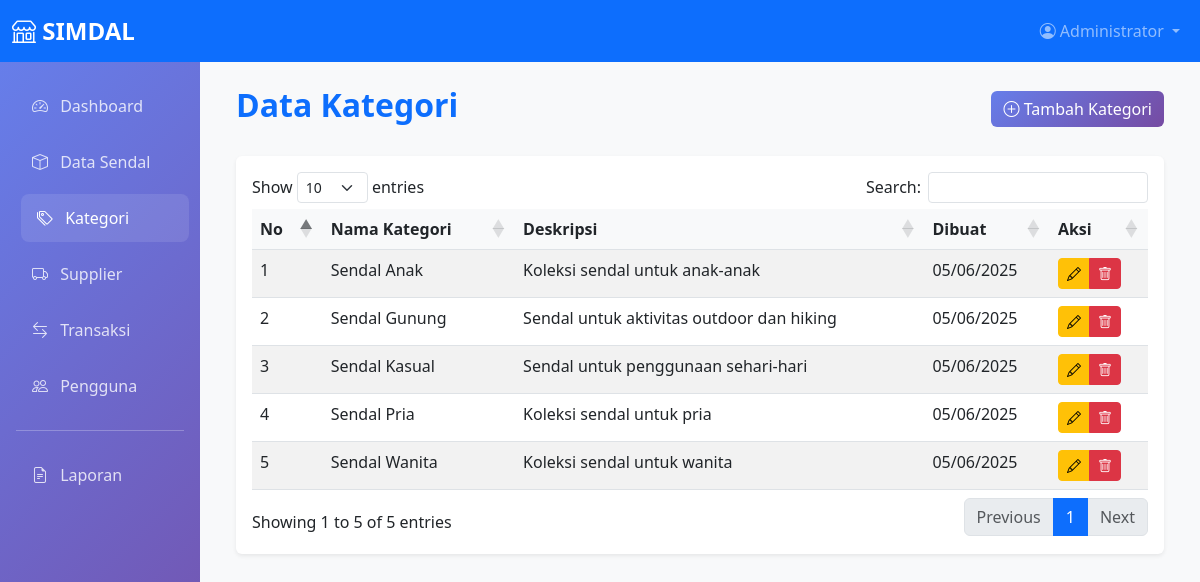
The page /pages/kategori/index.php (signed in) on the database its author committed.
### tables this page shows
CREATE TABLE kategori (
    id_kategori INT PRIMARY KEY AUTO_INCREMENT,
    nama_kategori VARCHAR(50) NOT NULL,
    deskripsi TEXT,
    created_at TIMESTAMP DEFAULT CURRENT_TIMESTAMP,
    updated_at TIMESTAMP DEFAULT CURRENT_TIMESTAMP ON UPDATE CURRENT_TIMESTAMP
);

### pages/kategori/index.php (the view, shortened to what this page needs)
<?php
require_once '../../config/koneksi.php';
$stmt = $pdo->query("SELECT * FROM kategori ORDER BY nama_kategori ASC");
$kategori = $stmt->fetchAll();
include '../../includes/header.php';
include '../../includes/navbar.php';
?>
<div class="container-fluid">
    <div class="row">
        <?php include '../../includes/sidebar.php'; ?>
        <div class="col-md-9 col-lg-10">
            <div class="content-wrapper p-4">
                <div class="d-flex justify-content-between align-items-center mb-4">
                    <h2 class="fw-bold text-primary">Data Kategori</h2>
                    <a href="tambah.php" class="btn btn-primary">
                        <i class="bi bi-plus-circle"></i> Tambah Kategori
                    </a>
                </div>
                <div class="card">
                    <div class="card-body">
                        <div class="table-responsive">
                            <table class="table table-striped table-hover table-data">
                                <thead>
                                    <tr>
                                        <th>No</th>
                                        <th>Nama Kategori</th>
                                        <th>Deskripsi</th>
                                        <th>Dibuat</th>
                                        <th>Aksi</th>
                                    </tr>
                                </thead>
                                <tbody>
                                    <?php foreach ($kategori as $index => $item): ?>
                                    <tr>
                                        <td><?php echo $index + 1; ?></td>
                                        <td><?php echo $item['nama_kategori']; ?></td>
                                        <td><?php echo $item['deskripsi'] ?: '-'; ?></td>
                                        <td><?php echo date('d/m/Y', strtotime($item['created_at'])); ?></td>
                                        <td>
                                            <div class="btn-group" role="group">
                                                <a href="edit.php?id=<?php echo $item['id_kategori']; ?>" class="btn btn-sm btn-warning">
                                                    <i class="bi bi-pencil"></i>
                                                </a>
                                                <button onclick="confirmDelete('../../actions/kategori/hapus.php?id=<?php echo $item['id_kategori']; ?>')" class="btn btn-sm btn-danger">
                                                    <i class="bi bi-trash"></i>
                                                </button>
                                            </div>
                                        </td>
                                    </tr>
                                    <?php endforeach; ?>
                                </tbody>
                            </table>
                        </div>
                    </div>
                </div>
            </div>
        </div>
    </div>
</div>
<?php include '../../includes/footer.php'; ?>

### includes/header.php (shortened to what this page needs)
<!DOCTYPE html>
<html lang="id">
<head>
    <link href="https://cdn.jsdelivr.net/npm/bootstrap@5.3.0/dist/css/bootstrap.min.css" rel="stylesheet">
    <link rel="stylesheet" href="https://cdn.jsdelivr.net/npm/bootstrap-icons@1.10.0/font/bootstrap-icons.css">
    <link rel="stylesheet" href="https://cdn.datatables.net/1.13.4/css/dataTables.bootstrap5.min.css">
</head>
<body class="bg-light">

### includes/navbar.php (shortened to what this page needs)
<nav class="navbar navbar-expand-lg navbar-dark bg-primary sticky-top">
    <div class="container-fluid">
        <a class="navbar-brand" href="dashboard.php">
            <i class="bi bi-shop"></i> SIMDAL
        </a>
        <div class="collapse navbar-collapse" id="navbarNav">
            <ul class="navbar-nav ms-auto">
                <li class="nav-item dropdown">
                    <a class="nav-link dropdown-toggle" href="#" role="button" data-bs-toggle="dropdown">
                        <i class="bi bi-person-circle"></i> <?php echo $_SESSION['nama_lengkap']; ?>
                    </a>
                </li>
            </ul>
        </div>
    </div>
</nav>

### includes/sidebar.php
<div class="col-md-3 col-lg-2 px-0">
    <div class="sidebar d-flex flex-column p-3">
        <ul class="nav nav-pills flex-column mb-auto">
            <li class="nav-item">
                <a href="dashboard.php" class="nav-link <?php echo basename($_SERVER['PHP_SELF']) == 'dashboard.php' ? 'active' : ''; ?>">
                    <i class="bi bi-speedometer2"></i> Dashboard
                </a>
            </li>
            <li class="nav-item">
                <a href="sendal/" class="nav-link <?php echo strpos($_SERVER['REQUEST_URI'], '/sendal/') !== false ? 'active' : ''; ?>">
                    <i class="bi bi-box"></i> Data Sendal
                </a>
            </li>
            <li class="nav-item">
                <a href="kategori/" class="nav-link <?php echo strpos($_SERVER['REQUEST_URI'], '/kategori/') !== false ? 'active' : ''; ?>">
                    <i class="bi bi-tags"></i> Kategori
                </a>
            </li>
            <li class="nav-item">
                <a href="supplier/" class="nav-link <?php echo strpos($_SERVER['REQUEST_URI'], '/supplier/') !== false ? 'active' : ''; ?>">
                    <i class="bi bi-truck"></i> Supplier
                </a>
            </li>
            <li class="nav-item">
                <a href="transaksi/" class="nav-link <?php echo strpos($_SERVER['REQUEST_URI'], '/transaksi/') !== false ? 'active' : ''; ?>">
                    <i class="bi bi-arrow-left-right"></i> Transaksi
                </a>
            </li>
            <?php if ($_SESSION['role'] == 'admin'): ?>
            <li class="nav-item">
                <a href="pengguna/" class="nav-link <?php echo strpos($_SERVER['REQUEST_URI'], '/pengguna/') !== false ? 'active' : ''; ?>">
                    <i class="bi bi-people"></i> Pengguna
                </a>
            </li>
            <?php endif; ?>
            <hr class="text-white">
            <li class="nav-item">
                <a href="laporan/" class="nav-link <?php echo strpos($_SERVER['REQUEST_URI'], '/laporan/') !== false ? 'active' : ''; ?>">
                    <i class="bi bi-file-earmark-text"></i> Laporan
                </a>
            </li>
        </ul>
    </div>
</div>

### includes/footer.php (shortened to what this page needs)
</body>
</html>

### includes/header.php (style rules this page uses)
.sidebar { min-height: 100vh; background: linear-gradient(135deg, #667eea 0%, #764ba2 100%); }
.sidebar .nav-link { color: rgba(255,255,255,0.8); padding: 0.75rem 1rem; margin: 0.25rem 0; border-radius: 0.5rem; transition: all 0.3s ease; }
.sidebar .nav-link:hover, .sidebar .nav-link.active { color: white; background-color: rgba(255,255,255,0.1); transform: translateX(5px); }
.sidebar .nav-link i { margin-right: 0.5rem; width: 20px; }
.card { border: none; box-shadow: 0 0.125rem 0.25rem rgba(0, 0, 0, 0.075); transition: all 0.3s ease; }
.btn-primary { background: linear-gradient(135deg, #667eea 0%, #764ba2 100%); border: none; }
.table th { background-color: #f8f9fa; border-top: none; font-weight: 600; }
.navbar-brand { font-weight: bold; font-size: 1.5rem; }
.content-wrapper { min-height: calc(100vh - 56px); }

### rows shown on the page
kategori: nama_kategori "Sendal Anak", deskripsi "Koleksi sendal untuk anak-anak", created_at "05/06/2025"
kategori: nama_kategori "Sendal Gunung", deskripsi "Sendal untuk aktivitas outdoor dan hiking", created_at "05/06/2025"
kategori: nama_kategori "Sendal Kasual", deskripsi "Sendal untuk penggunaan sehari-hari", created_at "05/06/2025"
kategori: nama_kategori "Sendal Pria", deskripsi "Koleksi sendal untuk pria", created_at "05/06/2025"
kategori: nama_kategori "Sendal Wanita", deskripsi "Koleksi sendal untuk wanita", created_at "05/06/2025"

### other values the page prints
$_SESSION['nama_lengkap'] "Administrator"
